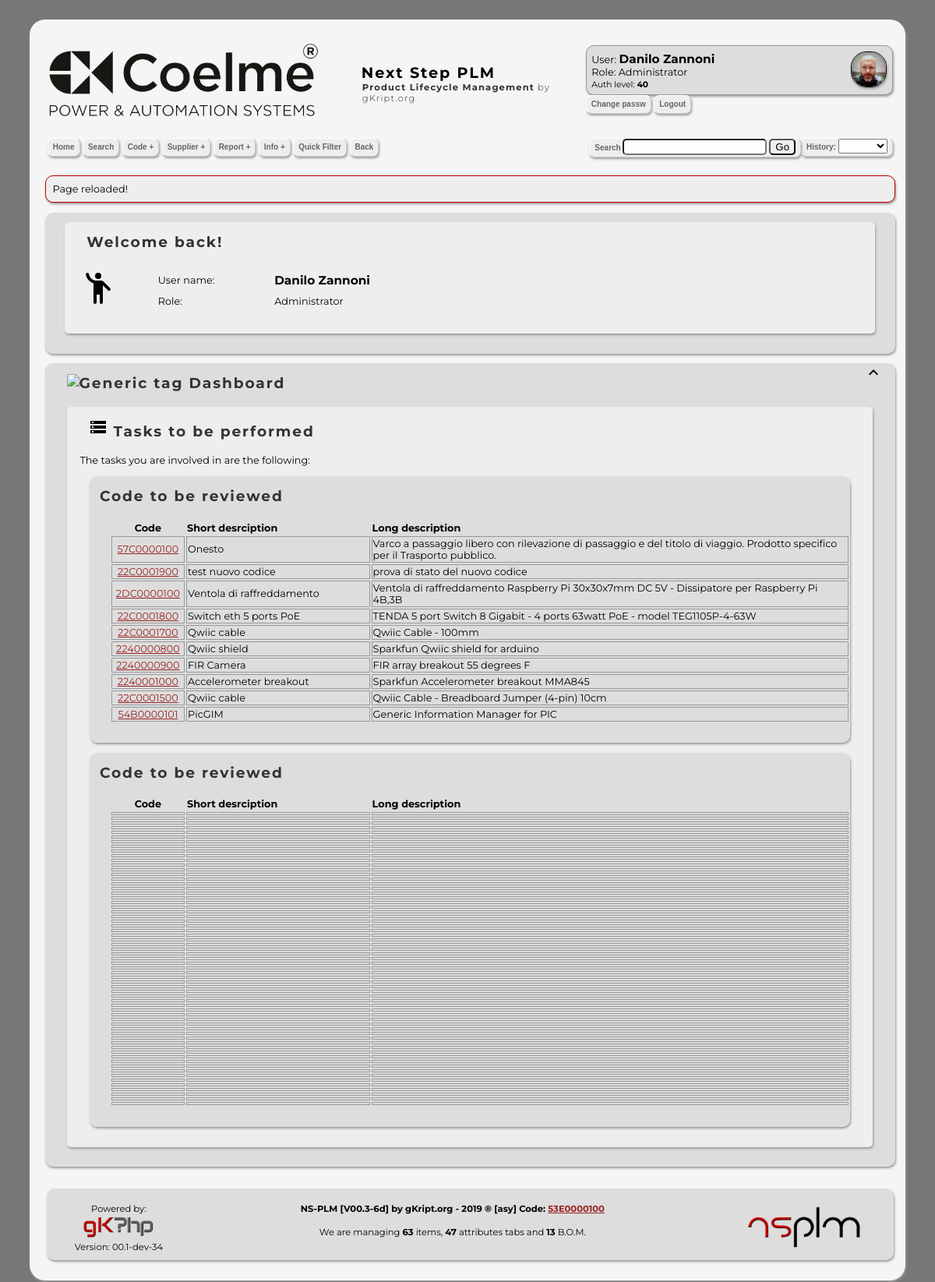
The app's page / (signed in) with its own data.
### tables this page shows
CREATE TABLE IF NOT EXISTS `gk_users` (
  `user_id` int(11) NOT NULL AUTO_INCREMENT,
  `user_login` varchar(32) NOT NULL,
  `user_name` varchar(32) NOT NULL,
  `dept` varchar(32) NOT NULL,
  `user_password` varchar(64) NOT NULL,
  `user_status` int(11) NOT NULL,
  `user_role` varchar(32) NOT NULL DEFAULT 'user',
  `image` tinyint(1) NOT NULL DEFAULT 0,
  `user_ip` varchar(16) DEFAULT NULL,
  `user_registration` timestamp NOT NULL DEFAULT current_timestamp(),
  `user_last_visit` timestamp NOT NULL DEFAULT '0000-00-00 00:00:00',
  `user_visit_counter` bigint(20) NOT NULL DEFAULT 0,
  PRIMARY KEY (`user_id`)
);

CREATE TABLE IF NOT EXISTS `code_action` (
  `id` int(11) NOT NULL AUTO_INCREMENT,
  `code` varchar(11) NOT NULL,
  `action` varchar(32) NOT NULL,
  `level_req` int(11) NOT NULL,
  `createTS` timestamp NOT NULL DEFAULT current_timestamp(),
  PRIMARY KEY (`id`)
);

### src/php/gkphp/Mysqli_gk.php (called while the page is built, shortened)
<?php
	function query_single_line( $query , $echo = 0 ) {
		$result = query_get_result( $query );
		if ( $result )
			return $result->fetch_array();
		return NULL;
	}
	function query_get_result( $query  , $echo = 0 ) {
		global $mysqli;
		$result = $mysqli->query ( $query ) or
			die( "query_single_line() : Problem with query<br/>&nbsp;&nbsp;&nbsp;&nbsp;Query true: $query<br/>&nbsp;&nbsp;&nbsp;&nbsp;MySql :" . $mysqli->error ."<br/>" );
		if ( $result->num_rows != 0 )
			return $result;
		else
			return NULL;
	}
	function query_get_a_field( $query , $fname  , $echo = 0 ) {
		$result = query_get_result( $query );
		if ( $row = $result->fetch_array() )
			return $row[ $fname ];
		else
			return 0;
	}
?>

### src/php/template/statistics.php (called while the page is built, shortened)
<?php
	function check_code_review() {
		$sql = "SELECT *  FROM `elenco_codici` WHERE `status` = 3 ORDER BY `elenco_codici`.`createTS` DESC";
		$result = query_get_result( $sql );
	}
 ?>

### includes.php (called while the page is built, shortened)
<?php
	require_once( NSID_PLM_SRC_TEMPLATE . "statistics.php" );
	require_once( NSID_PLM_SRC_TEMPLATE . "html_template.php" );
	require_once( "configuration/nsplm_config.php" );
	$nscfg = new ns();
	date_default_timezone_set( $nscfg->param->timezone );
	if ( isset( $_POST["user_login"] ) ) {
		$gk_Auth = new gkAuthentication( $_POST["user_login"] , $nscfg->param->user->md5_passw , $nscfg->param->user->auth_debug );
	}
	else if ( isset( $_SESSION["user"] ) ) {
		$gk_Auth = new gkAuthentication( $_SESSION["user"] , $nscfg->param->user->md5_passw , $nscfg->param->user->auth_debug );
	}
	check_code_review();
?>

### configuration/nsplm_config.php (called while the page is built, shortened)
<?php
class ns
{
function __construct()
{
$this->param = new ns_param();
}
}
class ns_param
{
function __construct()
{
$this->user = new ns_param_user();
}
}
class ns_param_user
{
function __construct()
{
$this->md5_passw = (int) 0;
$this->auth_debug = (int) 0;
}
}
?>

### src/php/gkphp/Authentication_gk.php (called while the page is built, shortened)
<?php
	class gkAuthentication {
		var $user;
		var $password_md5;
		var $role;
		var $session;
		function __construct ( $n_user , $md5_pass , $user_debug = false ) {
			if ( $user_debug == false )
				$this->debug = GK_AUTH_DEBUG_STATUS;
			else
				$this->debug = $user_debug;
			$this->session = session_id();
			$this->password_md5 = $md5_pass;
			$this->gk_clean_online_table();
			$this->set_current_user_name( $n_user );
			$r = $this->user;
			$cr = query_get_a_field( "SELECT *  FROM `gk_users` WHERE `user_login` LIKE '$r'" , "user_role" );
			$this->level = query_get_a_field( "SELECT *  FROM `gk_role` WHERE `role_name` LIKE '$cr'" , "role_id" );
		}
		function get_level_by_role( $role ) {
			return query_get_a_field( "SELECT *  FROM `gk_role` WHERE `role_name` LIKE '$role'" , "role_id" );
		}
		function set_current_user_name( $n_user ) {
			$this->user = $n_user;
			if ( $n_user == "guest" ) {
				if ( isset( $_COOKIE["GK_USER"] ) ) {
					if ( ! isset( $_COOKIE["GK_PASS"] ) )
						$_COOKIE["GK_PASS"] = "";
					$this->gk_debug( $_COOKIE["GK_USER"]."<br>" );
					$this->gk_debug( $_COOKIE["GK_PASS"]."<br>" );
					$this->autoconnect = true;
					$this->pasword_md5 = true;
					$this->get_authentication( $_COOKIE["GK_USER"] , $_COOKIE["GK_PASS"] );
				}
				else {
					$this->autoconnect = false;
					$this->gk_update_internal_values( "guest" , "guest" , GK_USER_GUEST , "guest" , false );
					$this->gk_update_values_to_session();
					$query = 'SELECT * FROM `gk_users_online` WHERE `online_session_id` = CONVERT(_utf8 \''.$this->session.'\' USING latin1) COLLATE latin1_swedish_ci';
					$this->gk_debug( $query."<br>" );
					$nrow = query_get_num_rows( $query );
					if ( $nrow ) {
						$this->gk_debug( "Updating last access<br>" );
						$query = "UPDATE `gk_users_online` SET `online_last_access` = ".time()." WHERE `online_session_id` = CONVERT(_utf8 '".$this->session."' USING latin1) COLLATE latin1_swedish_ci";
						$this->gk_debug( $query."<br>" );
						query_sql_run( $query );
						$this->gk_update_internal_values( "guest" , "guest" , GK_USER_GUEST , "guest" , false );
						$this->gk_update_values_to_session();
					}
					else {
						$this->first_pass = true;
						$this->gk_debug( "Insert online guest session<br>" );
						$query = 'INSERT INTO `gk_users_online` (`online_id`, `online_user_name`, `online_clean_name`, `online_user_role`, `online_session_id`, `online_last_access`) VALUES (NULL, \'guest\', \'guest\', \'guest\', \''.$this->session.'\', '.time().' ) ;';
						$this->gk_debug( $query."<br>" );
						query_sql_run( $query );
						$this->gk_update_internal_values( "guest" , "guest" , GK_USER_GUEST , "guest" , false );
						$this->gk_update_values_to_session();
						$this->gk_debug( $this->role."<br>" );
					}
					$_SESSION["auth"] = false;
				}
			}
			else {
				$this->get_authentication( $n_user , $_SESSION["pass"] );
			}
		}
		function gk_clean_online_table() {
			$query = 'SELECT * FROM `gk_users_online` ';
			$result = query_get_result( $query );
			if ( $result ) {
				while ( $row = $result->fetch_array() ) {
					$before = date( "U", $row["online_last_access"] );
					$now	= time();
					$delta	= $now - $before;
				}
			}
		}
		function user_exist( $user ) {
			$query= 'SELECT * FROM `gk_users` where user_login = \''.$user.'\' ';
			$result = query_get_result( $query );
			if ( $result ) {
				$row = $result->fetch_array();
				extract( $row );
				if ( $user_login == $user ) {
					return true;
				}
				return false;
			}
			return false;
		}
		function get_authentication( $user , $passw ) {
			if ( $this->user_exist( $user ) == false ) {
				$this->gk_debug( "<font COLOR=\"#C7A700\">User $user NOT exist</font><br>" );
				$this->gk_update_internal_values( "guest" , "guest" , GK_USER_GUEST , "guest" , false );
				$this->gk_update_values_to_session();
				return GK_USER_GUEST;
			}
			else {
				$query = 'SELECT * FROM `gk_users_online` WHERE `online_session_id` = CONVERT(_utf8 \''.$this->session.'\' USING latin1) COLLATE latin1_swedish_ci';
				$result = query_get_result( $query );
				$query = 'SELECT * FROM `gk_users` where user_login = \''.$user.'\' ';
				$result = query_get_result( $query );
				if ( $result ) {
					$row = $result->fetch_array();
					extract( $row );
					if ( $this->password_md5 == true ) {
						$this->gk_debug( "MD5 false : Check for password<br>" );
						$this->gk_debug( $passw." : ".md5( $passw )."<br>" );
						$this->gk_debug( $user_password."<br>" );
						$tmppassw = md5( $passw );
					}
					else {
						$tmppassw = $passw;
					}
					if ( $user_password == $tmppassw ) {
						$query = 'INSERT INTO `gk_users_online` (`online_id`, `online_user_name`, `online_clean_name`, `online_user_role`, `online_session_id`, `online_last_access`) VALUES (NULL, \''.$user_login.'\', \''.$user_name.'\', \''.$user_role.'\', \''.$this->session.'\', '.time().' ) ;';
						$this->gk_update_internal_values( $user , $user_name , $user_role , $user_password , true );
						return $this->role;
					}
					else {
						$this->gk_debug( "<font COLOR=\"#C7A700\">NOT OK. Authentication failed</font><br>" );
						$this->gk_update_internal_values( "guest" , "guest" , GK_USER_GUEST , "guest" , false );
						$this->gk_update_values_to_session();
						$this->gk_debug( $this->role."<br>" );
						return GK_USER_GUEST;
					}
				}
				else {
					$this->gk_debug( "<font COLOR=\"#C7A700\">NOT OK. Authentication failed</font><br>" );
					$this->gk_update_internal_values( "guest" , "guest" , GK_USER_GUEST , "guest" , false );
					$this->gk_update_values_to_session();
					$this->gk_debug( $this->role."<br>" );
					return GK_USER_GUEST;
				}
				return GK_USER_GUEST;
			}
		return GK_USER_GUEST;
		}
		function gk_update_internal_values( $nuser , $cuser , $nrole , $pass , $md5pass ) {
			$this->user = $nuser;
			$this->clean_user = $cuser;
			$this->role = $nrole;
			$this->password_md5 = $md5pass;
			$this->level = $this->get_level_by_role( $nrole );
			$this->session = session_id();
		}
	}
?>

### index.php (the view, shortened to what this page needs)
<?php
	require_once 'includes.php';
	echo div_block_open( "insidecodelite" );
	echo 		open_block_no_top( "Welcome back!" );
	echo 		BR( 1, 0);
	if ( $gk_Auth->role == "guest" ) {
		if ( $redirect ) {
			insert_blockquote( "Found authentication cookies for user [ ". tag_enclosed( "b" , $_COOKIE["GK_USER"] ) ." ].<br/>You will be signed in in 5 seconds. Please wait" , "Redirect" );
			echo BR( 1,0);
		}
		else {
			echo '<div class="insidecodelite" style="width: 350px; padding: 10px" >'."\n";
			echo '  <form method="post" action="index.php">'."\n";
			echo '   <table width="100%">'."\n";
			echo '     <tr>'."\n";
			echo '       <td class="user">User name</td>'."\n";
			echo '       <td class="input"><input type="text" name="user_login" size="12" /></td>'."\n";
			echo '     </tr>'."\n";
			echo '     <tr>'."\n";
			echo '       <td class="user">Password</td>'."\n";
			echo '       <td class="input"><input type="password" name="user_password" size="12"/></td>'."\n";
			echo '     </tr>'."\n";
			if ( $ck_allowed ) {
				echo '     <tr>'."\n";
				echo '       <td class="user">Remember me</td>'."\n";
				echo '       <td class="input"><input type="checkbox" name="autologin"></input></td>'."\n";
				echo '     </tr>'."\n";
			}
			echo '     <tr>'."\n";
			echo '      <td class="user">&nbsp;</td>'."\n";
			echo '      <td class="input"><input type="submit" value="Login" /></td>'."\n";
			echo '     </tr>'."\n";
		echo '</table>'."\n";
			echo '</form>'."\n";
			echo '</div>'."\n";
			echo '<div class="stripes"><span></span></div>'."\n";
		}
	echo div_block_close();
	}
	else {
		echo '<div class="subnav">'."\n";
		echo '<table width="500px">'."\n";
		echo '<tr>'."\n";
		$img = img_generator( "people.svg" , "account" , "" , "" , "autoclose" , 0 , 48 , 48 );
		echo '<td rowspan="2">'.$img.'</td>'."\n";
		echo '<td class="user">User name:</td>'."\n";
		$tx = tag_enclosed( "big" , tag_enclosed( "b" , $gk_Auth->get_current_clean_user_name() ) );
		echo '<td class="input">'.$tx.'</td>'."\n";
		echo '</tr>'."\n";
		echo '<tr>'."\n";
		echo '<td class="user">Role:</td>'."\n";
		echo '<td class="input">'.$gk_Auth->get_current_user_role().'</td>'."\n";
		echo '</tr>'."\n";
		echo '</table>'."\n<br />\n";
		echo '</div>'."\n";
		echo div_block_close();
		echo div_block_close();
		echo open_block( "Dashboard" , "dashboard.svg" , "insidecodelite" );
		echo open_block_no_top( "Tasks to be performed" , "task.svg" );
		echo tag_enclosed( "p" , "The tasks you are involved in are the following:" ) ;
		if ( $gk_Auth->check_user_level( "Review" , "Code" ) ) {
			$sql = "SELECT *  FROM `code_action` WHERE `action` LIKE 'review' ORDER BY `code_action`.`createTS` ASC Limit 0,10;";
			$rows = query_get_num_rows( $sql );
				if ( $rows ) {
			?>
				<div class="insidecodelite">
					<h2>Code to be reviewed</h2><br/>
					<table style="margin:1em;" width="100%">
						<tr>
							<th style="text-align: center;" >Code</th>
							<th style="text-align: left;" >Short desrciption</th>
							<th style="text-align: left;" >Long description</th>
						</tr>
			<?php
					if ($result = $mysqli->query($sql)) {
						for( $r = 0 ; $r < $rows ; $r++ ) {
								$array = $result->fetch_array();
								$code = $array["code"];
								$ar = query_single_line( "SELECT *  FROM `elenco_codici` WHERE `codice` LIKE '$code' " );
								print( "<td style='text-align: center; border:1px solid #999;' width='10%'>" );
								echo link_generator( "check.php?code=$code" , $code );
						}
					}
			?>
					</table>
				</div>
		<?php
				}
		}
		if ( $gk_Auth->check_user_level( "Create" , "Attribute" ) ) {
			$sql = "SELECT * FROM `elenco_codici`";
			$rows = query_get_num_rows( $sql );
				if ( $rows ) {
			?>
				<div class="insidecodelite">
					<h2>Code to be reviewed</h2><br/>
					<table style="margin:1em;" width="100%">
						<tr>
							<th style="text-align: center;" >Code</th>
							<th style="text-align: left;" >Short desrciption</th>
							<th style="text-align: left;" >Long description</th>
						</tr>
			<?php
					if ($result = $mysqli->query($sql)) {
						for( $r = 0 ; $r < $rows ; $r++ ) {
								print( "<td style='text-align: center; border:1px solid #999;' width='10%'>" );
						}
					}
			?>
					</table>
				</div>
		<?php
				}
		}
		echo div_block_close();
	}
	echo div_block_close();
	include NSID_PLM_SRC_TEMPLATE . 'footer.php';
?>

### src/css/menu.css (style rules this page uses)
a { color: #922; }
ul#navmenu { margin: 0; border: 0 none; padding: 0; list-style: none; height: 24px; }
ul#navmenu li { margin: 0; border: 0 none; padding: 0; float: left; display: inline; list-style: none; position: relative; height: 24px; }
ul#navmenu a { border: 1px solid #FFF; border-right-color: #CCC; border-bottom-color: #CCC; padding: 0 6px; float: none !important; float: left; display: block; background: #EEE; color: #666; font: bold 10px/22px Verdana, Arial, Helvetica, sans-serif; text-decoration: none; height: auto !important; height: 1%; box-shadow: 1px 2px 3px #999; border-radius: 7px; }

### src/css/h.css (style rules this page uses)
h1 { font-size: 30pt; padding-left: 18px; }
h2 { color: #333; font-size: 14pt; margin-bottom: 0px; margin-top: 10px; }

### src/css/body.css (style rules this page uses)
body { margin:0; padding:0; background-color:#777; color:#000000; text-align:center; font-family: 'Montserrat', sans-serif; font-size: 0.8em; }
.insidecodelite { margin:1em; padding-left: 1em; padding-right: 1em; padding-bottom: 1em; padding-top: 0px; background-color: #ddd; overflow: auto; box-shadow: 1px 2px 3px #999; border-radius: 10px 10px 10px 10px; }
.codelite { margin:1em; padding-left: 1em; padding-right: 1em; padding-bottom: 1em; padding-top: 0px; background-color: #eee; overflow: auto; box-shadow: 1px 2px 3px #999; border-radius: 5px; }
* { box-sizing: border-box; }
blockquote { margin:1em; padding:.5em; background-color:#f0f0f0; box-shadow: 1px 2px 3px #999; border-radius: 10px 10px 10px 10px; }
blockquote p { margin:.2em; }
#centerColumn { margin-left:1em; margin-right:1em; padding:1em 0em 2em .5em; background:#f5f5f5; text-align:left; }
html>body #centerColumn { margin-top:25px; margin-left:3em; margin-right:3em; border-radius: 20px; box-shadow: 1px 2px 3px #999; }
#centerColumn h2 { margin:0 0 -.5em 0; padding:.75em 0 0 0; letter-spacing:.1em; }
#header { margin: 1em; padding:0 0 10px 0; height:8em; background-color:#f5f5f5; }
#header h1 { margin:0 0 -.6em 0; padding:.5em 0 0 1em; font-size:1.5em; letter-spacing:.1em; }
#header h2 { margin:0 0 0 0; padding:1em 0 0 1.75em; font-size:.9em; font-weight:300; letter-spacing:.1em; }
#footer { bottom:0; margin: 28px 15px 0 15px; padding:4px; text-align:center; font-size:.9em; background:#ddd; box-shadow: 1px 2px 3px #999; border-radius: 10px 10px 10px 10px; }

### src/css/view.css (style rules this page uses)
form ul { font-size:100%; list-style-type:none; margin:0; padding:0; width:100%; }
form li { display:block; margin:0; padding:4px 5px 2px 9px; position:relative; }
form li:after { clear:both; content:"."; display:block; height:0; visibility:hidden; }

### records on screen
gk_users: user_name "Danilo Zannoni", user_role "Administrator"
code_action: code "57C0000100"
code_action: code "22C0001900"
code_action: code "2DC0000100"
code_action: code "22C0001800"
code_action: code "22C0001700"
code_action: code "2240000800"
code_action: code "2240000900"
code_action: code "2240001000"
code_action: code "22C0001500"
code_action: code "54B0000101"

### other values on screen
tag_enclosed( "h1" , "Next Step PLM" ) "Next Step PLM"
$text "User: Danilo Zannoni Role: Administrator History:"
tag_enclosed( "small" , $strlev ) "Auth level: 40"
$ret "Change passw Logout Home Search Quick Filter Back"
$ret "Code + Supplier + Report + Info +"
$label_text "Search"
tag_enclosed( "p" , $text ) "Page reloaded!"
open_block_no_top( "Welcome back!" ) "Welcome back!"
open_block( "Dashboard" , "dashboard.svg" , "insidecodelite" ) "Dashboard"
open_block_no_top( "Tasks to be performed" , "task.svg" ) "Tasks to be performed"
$text "Onesto Varco a passaggio libero con rilevazione di passaggio e del titolo di viaggio. Prodotto specifico per il Trasporto pubblico."
$text "test nuovo codice prova di stato del nuovo codice"
$text "Ventola di raffreddamento Ventola di raffreddamento Raspberry Pi 30x30x7mm DC 5V - Dissipatore per Raspberry Pi 4B,3B"
$text "Switch eth 5 ports PoE TENDA 5 port Switch 8 Gigabit - 4 ports 63watt PoE - model TEG1105P-4-63W"
$text "Qwiic cable Qwiic Cable - 100mm"
